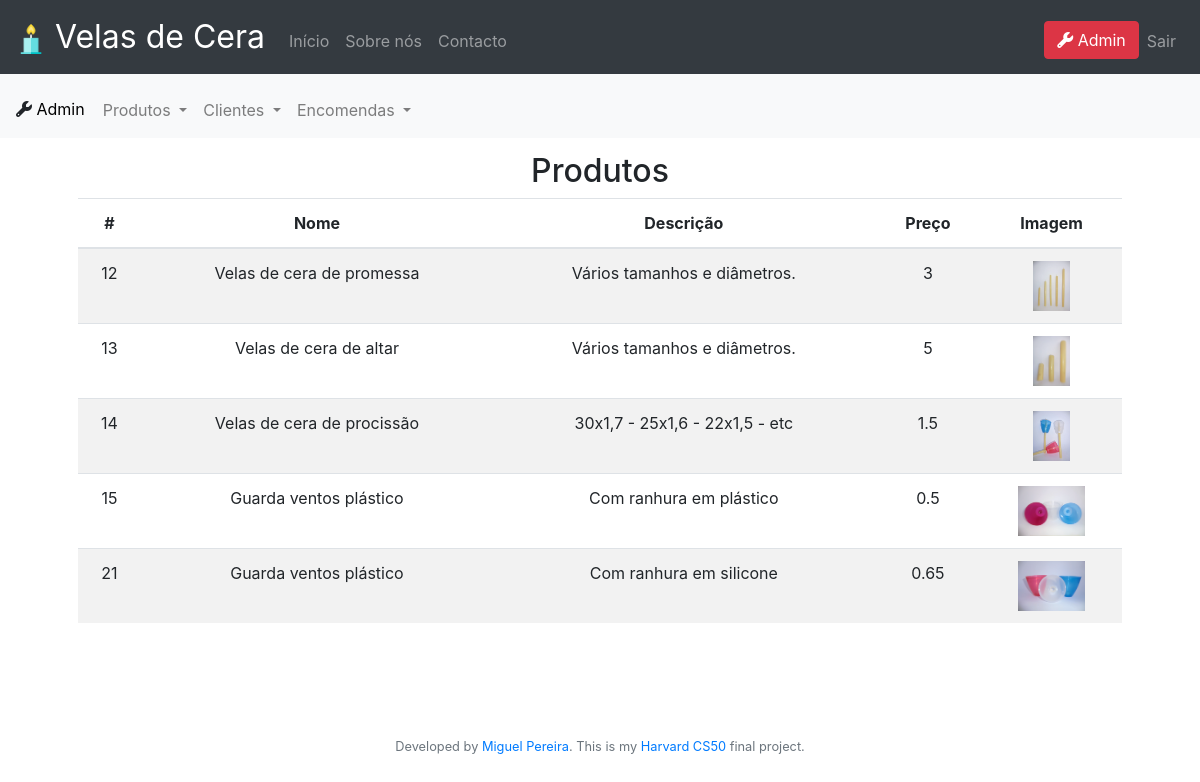
Page /admin/produtos (signed in) on the committed database.
### tables this page shows
CREATE TABLE produtos (
id integer not null primary key autoincrement,
image text,
name text not null,
desc text, price numeric);

### app.py (the view)
@app.route("/admin/produtos", methods=["GET", "POST"])
@admin_login_required
def adminProdutos():
    produtos = db.execute("select id, name, desc, price, image from produtos")
    return render_template("adminProdutos.html", produtos=produtos)

### app.py (called while the page is built)
@app.after_request
def after_request(response):
    response.headers["Cache-Control"] = "no-cache, no-store, must-revalidate"
    response.headers["Expires"] = 0
    response.headers["Pragma"] = "no-cache"
    return response

def admin_login_required(f):
    @wraps(f)
    def decorated_function(*args, **kwargs):
        if session.get("user_id") is None:
            return redirect("/login")
        else:
            rows = db.execute("select * from users where id = :id", id=session.get("user_id"))
            if len(rows) != 1 or rows[0]["tipo"] != "admin":
                return apology("Não és admin", 400)
        return f(*args, **kwargs)
    return decorated_function

### templates/adminProdutos.html (shortened to what this page needs)
{% extends "admin.html" %}
{% block mainAdmin %}
    <table class="table table-striped">
        <thead>
            <h2>
                Produtos
            </h2>
            <tr>
                <th>#</th>
                <th>Nome</th>
                <th>Descrição</th>
                <th>Preço</th>
                <th>Imagem</th>
            </tr>
        </thead>
        <tbody>
        {% for produto in produtos %}
            <tr>
                <td>{{ produto.id }}</td>
                <td>{{ produto.name }}</td>
                <td>{{ produto.desc }}</td>
                <td>{{ produto.price }}</td>
                <td>
                    <img src="/static/image/uploads/{{ produto.image }}" style="object-fit:scale-down; height: 50px;">
                </td>
            </tr>
        {% endfor %}
        </tbody>
    </table>
{% endblock %}

### static/styles.css (style rules this page uses)
main img { max-width: 100%; }

### rows in the picture
produtos: id "12", name "Velas de cera de promessa", desc "Vários tamanhos e diâmetros.", price "3", image (picture)
produtos: id "13", name "Velas de cera de altar", desc "Vários tamanhos e diâmetros.", price "5", image (picture)
produtos: id "14", name "Velas de cera de procissão", desc "30x1,7 - 25x1,6 - 22x1,5 - etc", price "1.5", image (picture)
produtos: id "15", name "Guarda ventos plástico", desc "Com ranhura em plástico", price "0.5", image (picture)
produtos: id "21", name "Guarda ventos plástico", desc "Com ranhura em silicone", price "0.65", image (picture)
